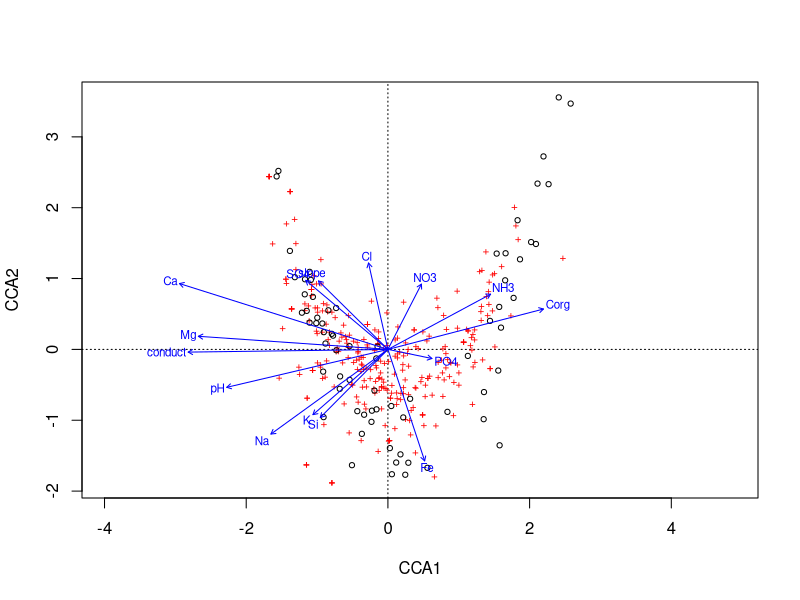
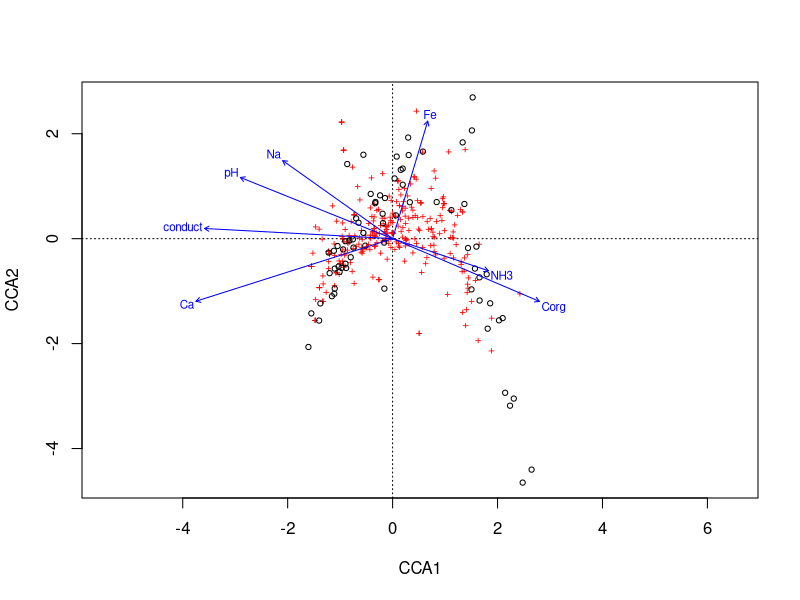
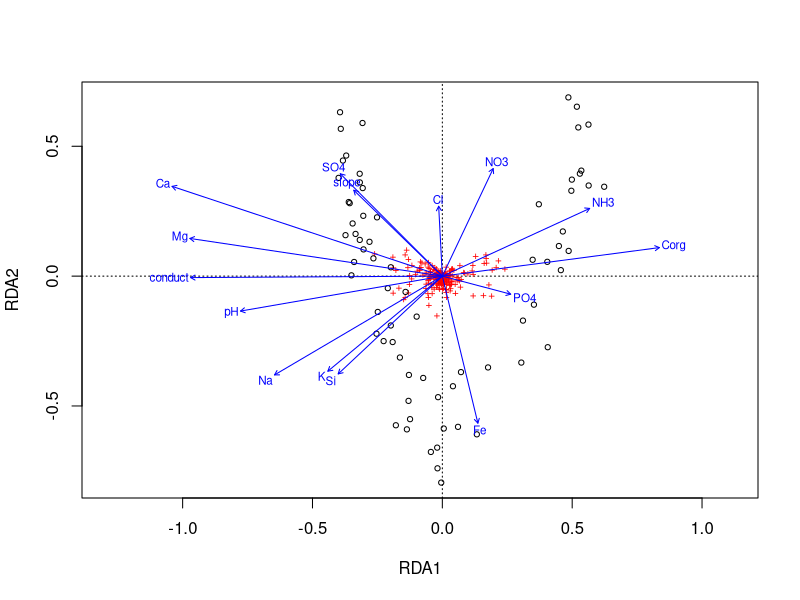
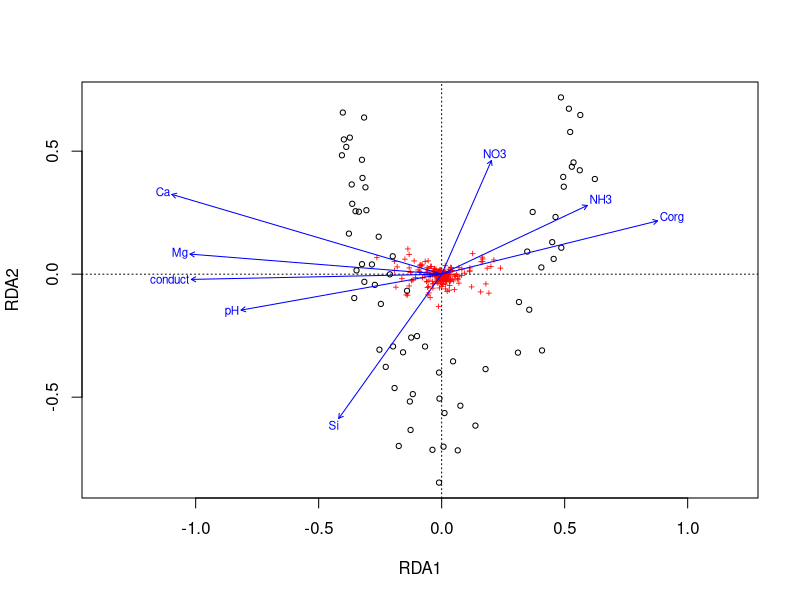

Write R code to recreate these figures, in order.
## Analyse the Meadow data Case Study 2 of Leps & Smilauer

## load vegan
library("vegan")

## load the data
spp <- read.csv("meadow-spp.csv", header = TRUE, row.names = 1)
env <- read.csv("meadow-env.csv", header = TRUE, row.names = 1)

## full model
m1 <- cca(spp ~ ., data = env)

set.seed(32)
anova(m1)

plot(m1) ## horrible arch , detrend? nope, looks like too many vars

# step
set.seed(67)
lwr <- cca(spp ~ 1, data = env)
m2 <- ordistep(lwr, scope = formula(m1), perm.max = 499)

m2

plot(m2)

m2$anova

spph <- decostand(spp, method = "hellinger")
m3 <- rda(spph ~ ., data = env)
plot(m3)
lwr <- rda(spph ~ 1, data = env)
m4 <- ordistep(lwr, scope = formula(m3), perm.max = 499)
plot(m4)

m5 <- ordiR2step(lwr, scope = formula(m3))
